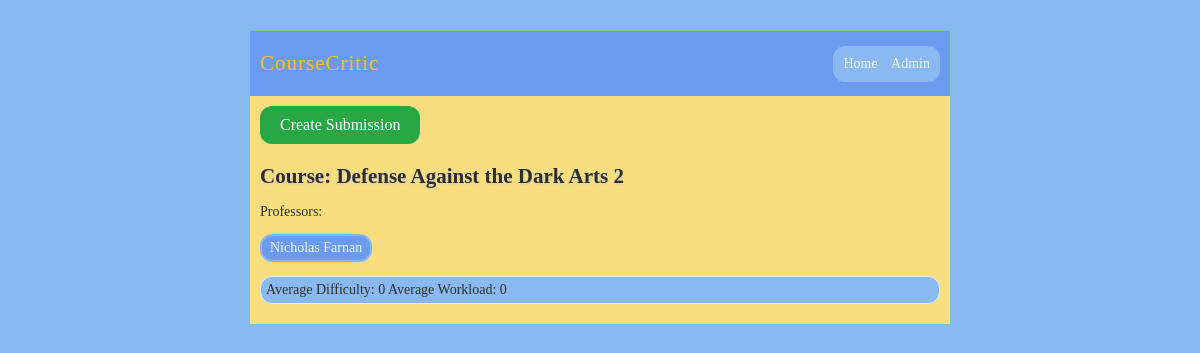
/course/3, run on the app's committed database.
### model.py (models this page shows, shortened)
class Course(db.Model):
    __tablename__ = "course_table"
    id: Mapped[int] = mapped_column(primary_key=True)
    title: Mapped[str] = mapped_column(String(30), unique=True)
    course_code: Mapped[str] = mapped_column(String(30), unique=True)
    professors: Mapped[list["Professor"]] = relationship(secondary=prof_course_table, back_populates="courses")
    ratings: Mapped[list["Rating"]] = relationship("Rating", back_populates="course")

class Professor(db.Model):
    __tablename__ = "prof_table"
    id: Mapped[int] = mapped_column(primary_key=True)
    name: Mapped[str] = mapped_column(String(200), unique=True)
    courses: Mapped[list["Course"]] = relationship(secondary="prof_course_table", back_populates="professors")
    ratings: Mapped[list["Rating"]] = relationship("Rating", back_populates="professor")

### course_critic.py (the view)
@app.route("/course/<int:course_id>")
def course(course_id):
    course = db.session.execute(db.select(Course).where(Course.id == course_id)).scalar()
    stmt = db.select(Rating).where(Rating.course_id == course.id).order_by(Rating.score.desc())
    ratings = db.session.execute(stmt).scalars().all()
    professors = course.professors
    diffAvg = sum([rating.difficulty for rating in ratings]) / len(ratings) if ratings else 0
    workAvg = sum([rating.workload for rating in ratings]) / len(ratings) if ratings else 0
    return render_template("course.html", course=course, ratings=ratings, diff=diffAvg, work=workAvg, profs=professors)

### templates/course.html (shortened to what this page needs)
{% extends "layout.html" %}
{% block body %}
    <div style="margin-bottom: 20px;">
        <a href="{{ url_for('submit', course_id=course.id) }}">
            <button class="submit-btn" id="createBtn">
                Create Submission
            </button>
        </a>
    </div>
    <h2>Course: {{ course.title }}</h2>
    {% if profs %}
        <p id="profLabel"> Professors:
    {% for professor in profs%}
        <p class="professor">{{ professor.name }}</p>
    {% endfor %}
        </p>
    {% else %}
        <p>No one teaches this course!</p>
    {% endif %}
<div class="twitbox">
    <p>Average Difficulty: {{ diff }} Average Workload: {{ work }}</p>
</div>
{% endblock %}

### static/style.css (style rules this page uses)
p { color: var(--charcoal-gray); }
a { color: var(--charcoal-gray); }
div.page h2 { margin: 0 0 15px 0; color: var(--charcoal-gray) ; text-shadow: 0 1px 2px #ccc; }
p.professor { background: var(--sky-blue); display: inline-block; padding: 4px 8px; margin-bottom: 0px; border: 2px solid var(--powder-blue); border-radius: 12px; color: var(--message-bg-color); }
div.page div.twitbox { margin: 10px 0; padding: 5px; background: var(--powder-blue); border: 1px solid var(--divider-color); border-radius: 12px; -moz-border-radius: 12px; -webkit-border-radius: 12px; }
div.page div.twitbox p { margin: 0; }
#profLabel { margin-bottom: 0px; }
.submit-btn { padding: 10px 20px; margin-bottom: 0px; background-color: var(--submit-green); color: white; border: none; border-radius: 12px; font-family: 'Didot', 'Playfair Display', serif; font-size: 16px; cursor: pointer; transition: background-color 0.3s ease; }

### data on the page
Course: title "Defense Against the Dark Arts 2"
Professor: name "Nicholas Farnan"

### other printed values
{{ diff }} "0"
{{ work }} "0"
